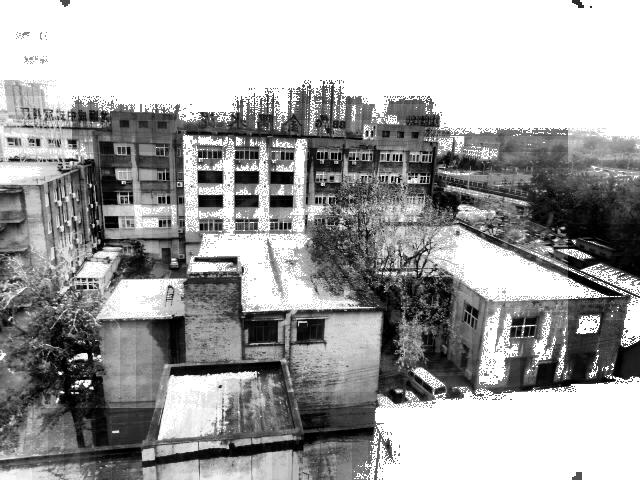
#> input picture images/sample_images_output/sample01_ahe.jpg, 640 x 480 px; its folder holds only this picture in this run
$ python main.py --input images/sample_images_output/sample01_ahe.jpg --method HE
#> lines starting #> are read from the running program, lines starting #| are printed output that depends on the picture
### utils.py
import matplotlib.pyplot as plt
import numpy as np
from PIL import Image

def load_image(filepath):
    img = Image.open(filepath)
#> img is the input picture: PIL image 640x480 L; min 0, max 255, mean 161
    return np.array(img.convert('L'))

def save_image(img_arr, filepath):
    # Convert the image array to an 8-bit format (mode 'L') before saving
    img = Image.fromarray(img_arr)
    # Check the image mode and convert it if necessary
    if img.mode in ('F', 'I'):
        img = img.convert('L')  # Convert to 8-bit grayscale mode
    img.save(filepath)

# [38 lines left out: functions plot_histograms, plot_images, not called in this run]

### HE.py
import numpy as np

### equalize the distribution of histogram to enhance contrast
### @params img_arr : numpy.array uint8 type, 2-dim
### @params level : the level of gray scale
### @return arr : the equalized image array
def histogram_equalization(img_arr, level = 256):
    # get the shape of image
#> called with level = 256
    rows, cols = img_arr.shape
#> rows = 480; cols = 640
    # get the histogram of image
    hist, bins = np.histogram(img_arr.flatten(), level, [0, level])
#> hist = 256 values, max 107407 at index 255, min 223 at index 230, mean 1200; bins = 257 values from 0 to 256
    # get the cumulative distribution of histogram
    cdf = hist.cumsum()
#> cdf = 256 values from 2065 to 307200
     # Normalize the CDF to be in the range [0, L-1]
    cdf_normalized = (cdf - cdf.min()) * (level - 1) / (cdf.max() - cdf.min())
#> cdf_normalized = 256 values from 0 to 255
    # Use the normalized CDF to map the pixel values
    arr = cdf_normalized[img_arr]
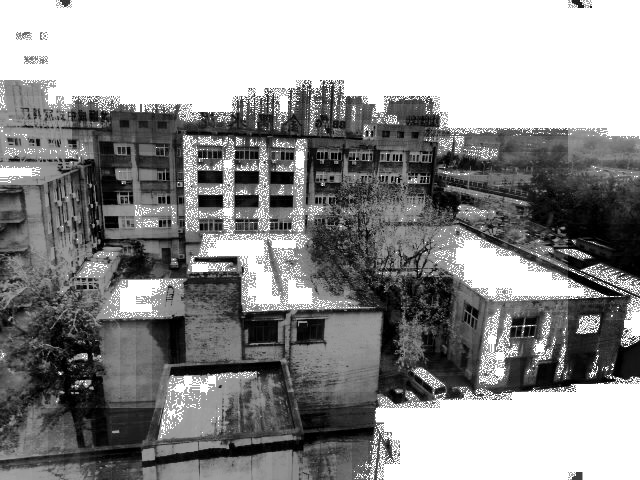
#> arr: shape (480, 640) float64; min 0, max 255, mean 142.6
    arr = arr.astype('uint8')  # Ensure the image is in the uint8 format
    # Reshape the array back to the original image shape
    arr = arr.reshape(rows, cols)
    return arr

### main.py
import argparse
import os
from utils import load_image, save_image, plot_histograms, plot_images
from HE import histogram_equalization
from AHE import adaptive_histogram_equalization
from CLAHE import contrast_limited_ahe

def main():
    parser = argparse.ArgumentParser(description="Histogram Equalization Tool")
    parser.add_argument('--input', required=True, help="Path to input image")
    parser.add_argument('--output', required=False, help="Path to save the output image")
    parser.add_argument('--method', required=True, choices=['HE', 'AHE', 'CLAHE'], help="Histogram Equalization Method")
    parser.add_argument('--plot', action='store_true', help="Plot the histogram and image")

    args = parser.parse_args()

    # Load image
    img_arr = load_image(args.input)

    # Process image
    if args.method == 'HE':
        result_img_arr = histogram_equalization(img_arr=img_arr)
    elif args.method == 'AHE':
        result_img_arr = adaptive_histogram_equalization(img_arr=img_arr, window_size=160)
    elif args.method == 'CLAHE':
        result_img_arr = contrast_limited_ahe(img_arr=img_arr, blocks=4, threshold=4)

    # Save image
    # Get the input file name and extension
    input_filename = os.path.basename(args.input)
    input_name, input_ext = os.path.splitext(input_filename)
    # Generate the output file name based on the method
    if args.method == 'HE':
        suffix = "_he"
    elif args.method == 'AHE':
        suffix = "_ahe"
    elif args.method == 'CLAHE':
        suffix = "_clahe"
    # Set the default output file name if not provided
    if not args.output:
        args.output = f"images/sample_images_output/{input_name}{suffix}{input_ext}"
    save_image(result_img_arr, args.output)

    # Plot if needed

    histogram_filename = f"images/histogram_output/{input_name}{suffix}_Histogram{input_ext}"
    if args.plot:
        plot_histograms(original_img_arr=img_arr, result_img_arr=result_img_arr, filename=histogram_filename)
        plot_images(original_img_arr=img_arr, result_img_arr=result_img_arr)

if __name__ == "__main__":
    main()

$ run again, on images/sample_images_output/sample03_clahe.jpeg
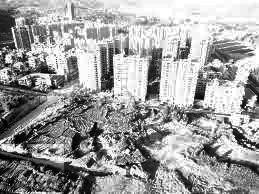
#> input picture images/sample_images_output/sample03_clahe.jpeg, 259 x 194 px
#> in load_image, img is the input picture: PIL image 259x194 L; min 0, max 255, mean 157.9
#> hist = 256 values, max 2386 at index 255, min 43 at index 1, mean 196.3; bins = 257 values from 0 to 256
#> cdf = 256 values from 274 to 50246
#> cdf_normalized = 256 values from 0 to 255
#> in histogram_equalization, `arr = cdf_normalized[img_arr]`:
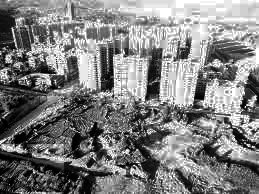
#> arr: shape (194, 259) float64; min 0, max 255, mean 127.7

$ run again, on images/sample_images_output/sample01_clahe.jpg
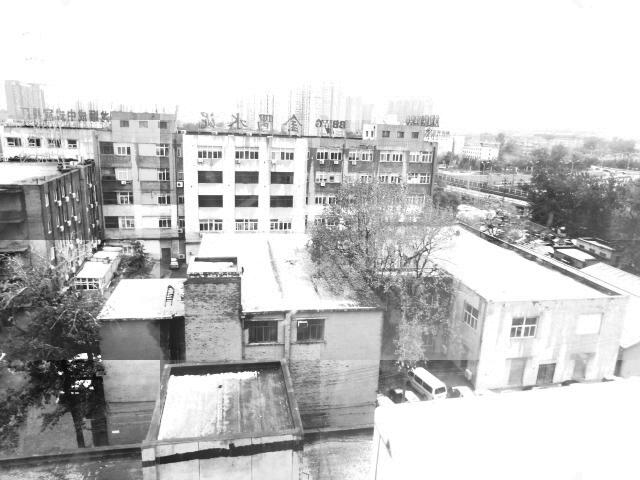
#> input picture images/sample_images_output/sample01_clahe.jpg, 640 x 480 px
#> in load_image, img is the input picture: PIL image 640x480 L; min 0, max 255, mean 198.1
#> hist = 256 values, max 108908 at index 255, min 2 at index 1, mean 1200; bins = 257 values from 0 to 256
#> cdf = 256 values from 4 to 307200
#> cdf_normalized = 256 values from 0 to 255
#> in histogram_equalization, `arr = cdf_normalized[img_arr]`:
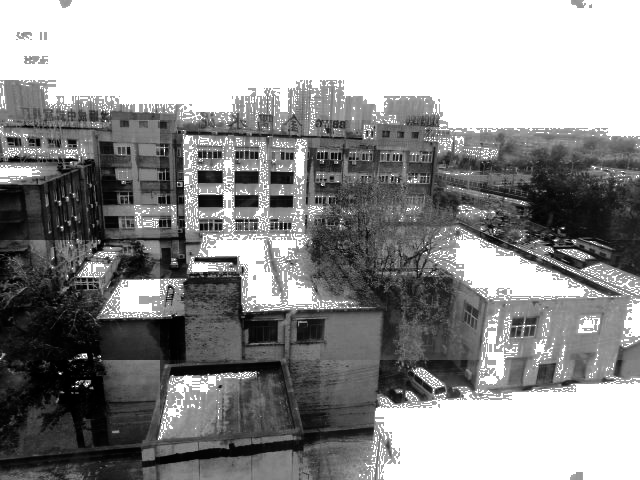
#> arr: shape (480, 640) float64; min 0, max 255, mean 143.8
